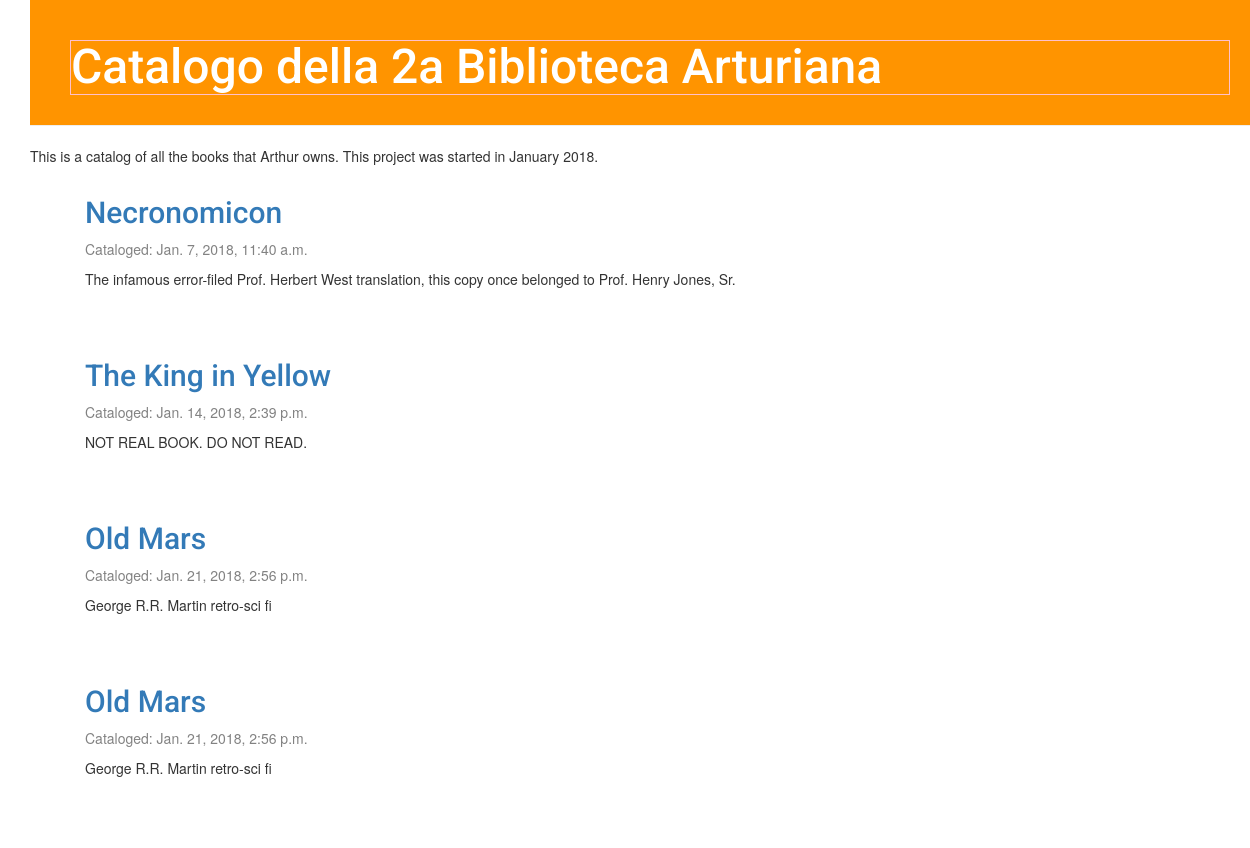
Before: / with the older database file.
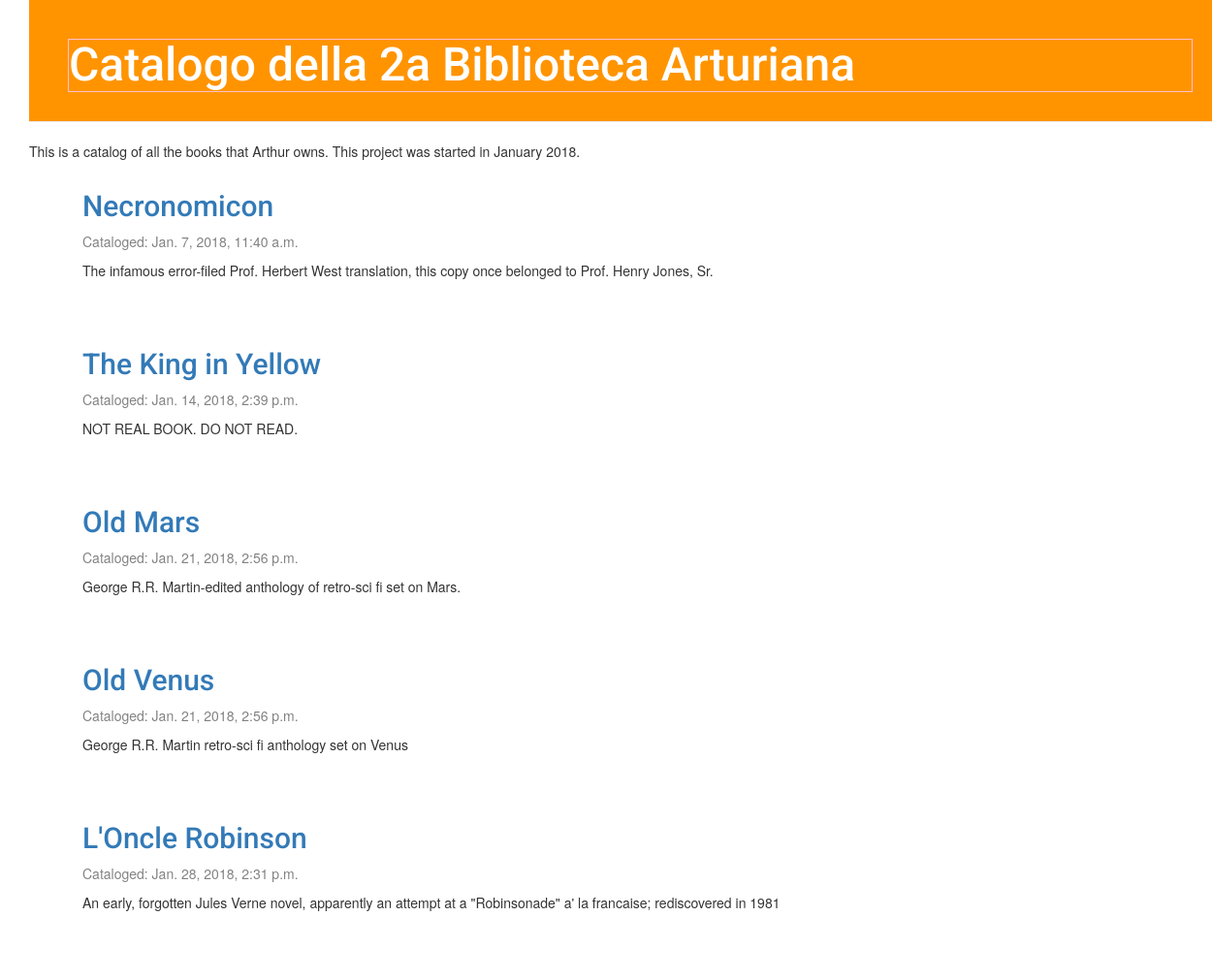
After: the same page with the newer database file.
### catalogo/models.py (models this page shows, shortened)
class Book(models.Model):
    author = models.ForeignKey('auth.User')
    author_cognome=models.CharField(max_length=200)
    author_nome= models.CharField(max_length=200)
    title = models.CharField(max_length=200)
    publisher= models.CharField(max_length=200)
    pub_year = models.IntegerField()
    language= models.CharField(max_length=100)
    translation = models.BooleanField(default=False)
    notes = models.TextField()
    acquisition_year = models.CharField(max_length=200)
    created_date = models.DateTimeField(
            default=timezone.now)
    catalog_date = models.DateTimeField(
            blank=True, null=True)
    in_library = models.BooleanField(default=True)
    borrowed = models.BooleanField(default=False)
    borrower = models.CharField(max_length=100,default="Nemo")

### catalogo/views.py (the view)
# urls.py: url(r'^$', views.post_list, name='post_list'),
def post_list(request):
    books = Book.objects.order_by('created_date')
    return render(request, 'catalogo/post_list.html',{'books': books})

### catalogo/templates/catalogo/post_list.html
{% extends 'catalogo/base.html' %}
{% block content %}
  {% for book in books %}
  <div class="post">
    <h2>
      <a href="{% url 'book_detail' pk=book.pk %}">{{ book.title }}</a>
    </h2>
    <div class="date">
      <p>Cataloged: {{book.created_date}}</p>
    </div>
    <p>
      {{ book.notes|linebreaksbr }}
    </p>
  </div>
  {% endfor %}
{% endblock %}

### catalogo/templates/catalogo/base.html (shortened to what this page needs)
<!DOCTYPE html>
{% load staticfiles %}
<html>
  <head>
    <link rel="stylesheet" href="//maxcdn.bootstrapcdn.com/bootstrap/3.2.0/css/bootstrap.min.css">
    <link rel="stylesheet" href="//maxcdn.bootstrapcdn.com/bootstrap/3.2.0/css/bootstrap-theme.min.css">
    <link rel="stylesheet" href="{% static 'css/catalogo.css' %}">
  </head>
  <body>
      <div class="page-header">
          <h1><a href="/">Catalogo della 2a Biblioteca Arturiana</a></h1>
      </div>
      <p>This is a catalog of all the books that Arthur owns. This project was started in January 2018. </p>
      <div class="content container">
          <div class="row">
              <div class="col-md-8">
              {% block content %}
              {% endblock %}
              </div>
          </div>
      </div>
  </body>
</html>

### catalogo/static/css/catalogo.css (style rules this page uses)
h1 { color: #FCA205; font-family: 'Lobster'; border:1px solid pink; }
body { padding-left: 30px; }
.page-header { background-color: #ff9400; margin-top: 0; padding: 20px 20px 20px 40px; }
.page-header h1, .page-header h1 a, .page-header h1 a:visited, .page-header h1 a:active { color: #ffffff; font-size: 36pt; text-decoration: none; }
.content { margin-left: 40px; }
h1, h2, h3, h4 { font-family: 'Roboto', sans-serif; }
.date { color: #828282; }
.post { margin-bottom: 70px; }

Changed rows visible on the page:
changed Book "Old Mars": notes "George R.R. Martin retro-sci fi" → "George R.R. Martin-edited anthology of retro-sci fi set on Mars."
changed Book: title "Old Mars" → "Old Venus"; notes "George R.R. Martin retro-sci fi" → "George R.R. Martin retro-sci fi anthology set on Venus"
added Book: title "L'Oncle Robinson", created_date "Jan. 28, 2018, 2:31 p.m.", notes "An early, forgotten Jules Verne novel, apparently an attempt at a \"Robinsonade\" a' la francaise; rediscovered in 1981"
